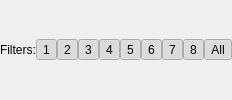
    <widget class="QWidget" name="buttonsWidget" native="true">
     <layout class="QHBoxLayout" name="horizontalLayout">
      <property name="spacing">
       <number>0</number>
      </property>
      <property name="leftMargin">
       <number>0</number>
      </property>
      <property name="topMargin">
       <number>0</number>
      </property>
      <property name="rightMargin">
       <number>0</number>
      </property>
      <property name="bottomMargin">
       <number>0</number>
      </property>
      <item>
       <widget class="QWidget" name="widget" native="true">
        <property name="sizePolicy">
         <sizepolicy hsizetype="Fixed" vsizetype="Preferred">
          <horstretch>0</horstretch>
          <verstretch>0</verstretch>
         </sizepolicy>
        </property>
        <layout class="QHBoxLayout" name="horizontalLayout_3">
         <property name="spacing">
          <number>0</number>
         </property>
         <property name="leftMargin">
          <number>0</number>
         </property>
         <property name="topMargin">
          <number>0</number>
         </property>
         <property name="rightMargin">
          <number>0</number>
         </property>
         <property name="bottomMargin">
          <number>0</number>
         </property>
         <item>
          <widget class="QLabel" name="shownLabel">
           <property name="sizePolicy">
            <sizepolicy hsizetype="Fixed" vsizetype="Preferred">
             <horstretch>0</horstretch>
             <verstretch>0</verstretch>
            </sizepolicy>
           </property>
           <property name="text">
            <string>Filters:</string>
           </property>
          </widget>
         </item>
         <item>
          <widget class="QToolButton" name="f1Button">
           <property name="toolTip">
            <string>Number of strokes</string>
           </property>
           <property name="text">
            <string notr="true">1</string>
           </property>
           <property name="checkable">
            <bool>true</bool>
           </property>
           <property name="checked">
            <bool>true</bool>
           </property>
          </widget>
         </item>
         <item>
          <widget class="QToolButton" name="f2Button">
           <property name="toolTip">
            <string>JLPT N level</string>
           </property>
           <property name="text">
            <string notr="true">2</string>
           </property>
           <property name="checkable">
            <bool>true</bool>
           </property>
           <property name="checked">
            <bool>true</bool>
           </property>
          </widget>
         </item>
         <item>
          <widget class="QToolButton" name="f3Button">
           <property name="toolTip">
            <string>Kanji meaning</string>
           </property>
           <property name="text">
            <string notr="true">3</string>
           </property>
           <property name="checkable">
            <bool>true</bool>
           </property>
           <property name="checked">
            <bool>true</bool>
           </property>
          </widget>
         </item>
         <item>
          <widget class="QToolButton" name="f4Button">
           <property name="toolTip">
            <string>Kanji reading</string>
           </property>
           <property name="text">
            <string notr="true">4</string>
           </property>
           <property name="checkable">
            <bool>true</bool>
           </property>
           <property name="checked">
            <bool>true</bool>
           </property>
          </widget>
         </item>
         <item>
          <widget class="QToolButton" name="f5Button">
           <property name="toolTip">
            <string>Jouyou grade</string>
           </property>
           <property name="text">
            <string notr="true">5</string>
           </property>
           <property name="checkable">
            <bool>true</bool>
           </property>
           <property name="checked">
            <bool>true</bool>
           </property>
          </widget>
         </item>
         <item>
          <widget class="QToolButton" name="f6Button">
           <property name="toolTip">
            <string>Radicals</string>
           </property>
           <property name="text">
            <string notr="true">6</string>
           </property>
           <property name="checkable">
            <bool>true</bool>
           </property>
           <property name="checked">
            <bool>true</bool>
           </property>
          </widget>
         </item>
         <item>
          <widget class="QToolButton" name="f7Button">
           <property name="toolTip">
            <string>Index search</string>
           </property>
           <property name="text">
            <string notr="true">7</string>
           </property>
           <property name="checkable">
            <bool>true</bool>
           </property>
           <property name="checked">
            <bool>true</bool>
           </property>
          </widget>
         </item>
         <item>
          <widget class="QToolButton" name="f8Button">
           <property name="toolTip">
            <string>SKIP lookup</string>
           </property>
           <property name="text">
            <string notr="true">8</string>
           </property>
           <property name="checkable">
            <bool>true</bool>
           </property>
           <property name="checked">
            <bool>true</bool>
           </property>
          </widget>
         </item>
        </layout>
       </widget>
      </item>
      <item>
       <widget class="QWidget" name="widget_2" native="true">
        <layout class="QHBoxLayout" name="horizontalLayout_4">
         <property name="spacing">
          <number>0</number>
         </property>
         <property name="leftMargin">
          <number>0</number>
         </property>
         <property name="topMargin">
          <number>0</number>
         </property>
         <property name="rightMargin">
          <number>0</number>
         </property>
         <property name="bottomMargin">
          <number>0</number>
         </property>
         <item>
          <widget class="QToolButton" name="allButton">
           <property name="toolTip">
            <string>Show/hide all filters</string>
           </property>
           <property name="text">
            <string>All</string>
           </property>
           <property name="checkable">
            <bool>true</bool>
           </property>
           <property name="checked">
            <bool>true</bool>
           </property>
          </widget>
         </item>
         <item>
          <spacer name="horizontalSpacer">
           <property name="orientation">
            <enum>Qt::Horizontal</enum>
           </property>
           <property name="sizeHint" stdset="0">
            <size>
             <width>0</width>
             <height>5</height>
            </size>
           </property>
          </spacer>
         </item>
        </layout>
       </widget>
      </item>
     </layout>
    </widget>
